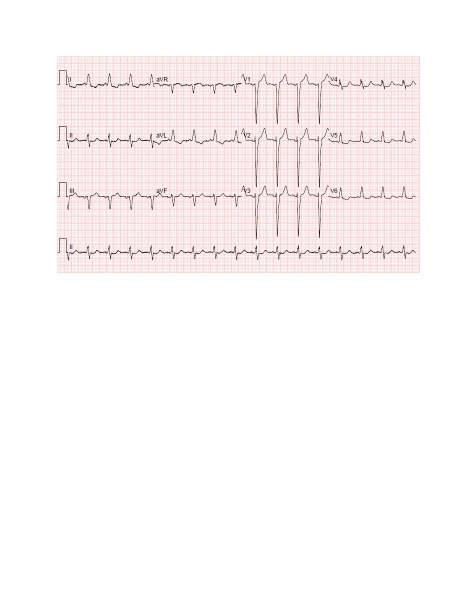
#> input picture data_v1/ECGImagesofCOVID-19Patients/Binder1_Page_017.jpg, 952 x 1232 px, given as the content of the folder data_v2/NormalPersonECGImages/, which was not available (shown at 1/2 size)
$ jupyter execute --allow-errors Iftah_ECG_to_time_series.ipynb   (text cells are left out)
#> lines starting #> are read from the running program, lines starting #| are printed output that depends on the picture; after the words box and inside, x2 and y2 are one past the last pixel; in counts of white or black regions, pixels touching at a corner belong together; long printed decimals are rounded; pictures that were not available may be replaced by others from this repository, and a replacement may not be noted
[cell 1]
import pandas as pd
import numpy as np
import cv2
import matplotlib.pyplot as plt
import os.path, sys, re
from scipy.fft import fft, fftfreq

[cell 2]
def img_viewer(image_file_name,lead_dict,threshold):

    """
    This function loads the file specified in "image_file".
    It then plots the lead specified, and its fit
    """

    img_arr=cv2.imread(image_file_name)


    # These are the image limits in the array for each of the leads
    xlow = lead_dict["xlow"]
    xhigh = lead_dict["xhigh"]
    ylow = lead_dict["ylow"]
    yhigh = lead_dict["yhigh"]

    # this is the baseline of the lead
    baseline = lead_dict["baseline"]


    # read the image
    lead_arr = ((cv2.cvtColor(img_arr, cv2.COLOR_BGR2GRAY)[ylow:yhigh,xlow:xhigh][::-1,:].transpose() ))#).astype("int")
    lead_arr = lead_arr < threshold

    # average the location of the y value based on the number of "on = 1" pixel at each x value
    ysums = np.sum(lead_arr,axis=1)
    # array of indices with length of the y-axis, for each x-index
    indmat = ((np.arange(lead_arr.shape[1]))*np.ones(lead_arr.shape[0]).reshape(-1,1))

    # perform the average, and subtract the baseline
    # note that this can result in NaN for columns with 0 pixels on.
    # we take care of that later
    # here, we do not subtract the baseline, but rather plot it
    series_vals = np.sum(lead_arr*indmat,axis=1) / ysums #- baseline

    #fill in blanks using pd.series.fillna
    series_vals = pd.Series(series_vals)
    series_vals.fillna(method="ffill",inplace=True)
    series_vals.fillna(method="bfill",inplace=True)
    series_vals = series_vals.to_numpy()


    avg = np.mean(series_vals[(series_vals!=0) & (np.logical_not(np.isnan(series_vals))) ])
    print(avg)

    # plot the results
    plt.figure(figsize=(24,15))
    plt.scatter(np.arange(len(series_vals)),series_vals)
    plt.plot(np.arange(len(series_vals)),series_vals,"-r")
    plt.imshow(lead_arr.transpose(),cmap="gray",origin="lower")
#    plt.plot(np.arange(len(series_vals)),baseline*np.ones(len(series_vals)),"-y")

    plt.plot(np.arange(len(series_vals)),avg*np.ones(len(series_vals)),"-w")

    print(len(series_vals))

[cell 3]
def read_leads(image_file_name,lead_dict,threshold):
    """
    This function loads the file specified in "image_file".
    The 13 coordinates in lead_dicts are used to sparate the image into 13 separate images.
    The function applies a mask to each image, and returns a 1D numpy array for each sub-image.
    Each 1D array contains the average coordinates of the ECG lead.
    """
#> called with threshold = 30

    img_arr=cv2.imread(image_file_name)
#> img_arr is the input picture: shape (1232, 952, 3); mean B, G, R 247.4, 247.1, 251.7

    all_leads = np.array([])


    for lead in lead_dict:

        # These are the image limits in the array for each of the leads
        xlow = lead_dict[lead]["xlow"]
        xhigh = lead_dict[lead]["xhigh"]
        ylow = lead_dict[lead]["ylow"]
        yhigh = lead_dict[lead]["yhigh"]

        # this is the baseline of the lead
        baseline = lead_dict[lead]["baseline"]


        # read the image
        lead_arr = ((cv2.cvtColor(img_arr, cv2.COLOR_BGR2GRAY)[ylow:yhigh,xlow:xhigh][::-1,:].transpose() ))#).astype("int")
        lead_arr = lead_arr < threshold

        # average the location of the y value based on the number of "on = 1" pixel at each x value
        ysums = np.sum(lead_arr,axis=1)
        # array of indices with length of the y-axis, for each x-index
        indmat = ((np.arange(lead_arr.shape[1]))*np.ones(lead_arr.shape[0]).reshape(-1,1))

        # perform the average, and subtract the baseline
        # note that this can result in NaN for columns with 0 pixels on.

#        series_vals = np.sum(lead_arr*indmat,axis=1) / ysums - baseline

        # alternatively average all y-values and use the result as the baseline
        series_vals = np.sum(lead_arr*indmat,axis=1) / ysums

        #fill in blanks using pd.series.fillna
        series_vals = pd.Series(series_vals)
        series_vals.fillna(method="ffill",inplace=True)
        series_vals.fillna(method="bfill",inplace=True)
        series_vals = series_vals.to_numpy()

        avg = np.mean(series_vals[(series_vals!=0) & (np.logical_not(np.isnan(series_vals))) ])
        series_vals = series_vals - avg


        all_leads= np.concatenate((all_leads,series_vals))
#> this loop made 13 passes
#> avg on passes 1 to 12: 103, nan, nan, 126.5, nan, nan, nan, nan, nan, nan, nan, nan
#> pass 1, in read_leads, `lead_arr = ((cv2.cvtColor(img_arr, cv2.COLOR_BGR2GRAY)[ylow:yhigh,xlow..`:
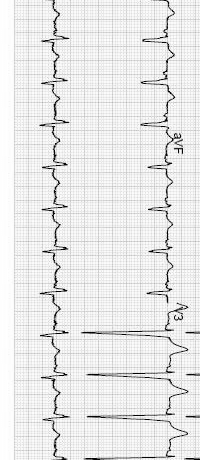
#> lead_arr: shape (460, 200); min 1, max 255, mean 231.4
#> pass 1, in read_leads, `lead_arr = lead_arr < threshold`:
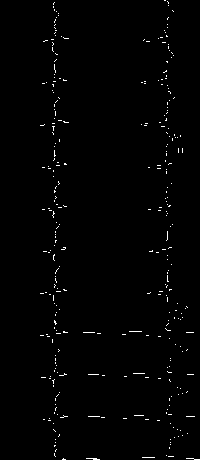
#> lead_arr: shape (460, 200) bool; 1% white in thin lines or dots, all inside (x1, y1, x2, y2) = (40, 0, 200, 460)


    return all_leads

[cell 4]
def read_leads_fft(image_file_name,lead_dict,threshold):
    """
    This function loads the file specified in "image_file".
    The 13 coordinates in lead_dicts are used to sparate the image into 13 separate images.
    The function applies a mask to each image, and returns a 1D numpy array for each sub-image.
    Each 1D array contains the average coordinates of the ECG lead.
    """

    img_arr=cv2.imread(image_file_name)

    all_leads = np.array([])


    for lead in lead_dict:

        # These are the image limits in the array for each of the leads
        xlow = lead_dict[lead]["xlow"]
        xhigh = lead_dict[lead]["xhigh"]
        ylow = lead_dict[lead]["ylow"]
        yhigh = lead_dict[lead]["yhigh"]

        # this is the baseline of the lead
        baseline = lead_dict[lead]["baseline"]


        # read the image
        lead_arr = ((cv2.cvtColor(img_arr, cv2.COLOR_BGR2GRAY)[ylow:yhigh,xlow:xhigh][::-1,:].transpose() ))#).astype("int")
        lead_arr = lead_arr < threshold

        # average the location of the y value based on the number of "on = 1" pixel at each x value
        ysums = np.sum(lead_arr,axis=1)
        # array of indices with length of the y-axis, for each x-index
        indmat = ((np.arange(lead_arr.shape[1]))*np.ones(lead_arr.shape[0]).reshape(-1,1))

        # perform the average, and subtract the baseline
        # note that this can result in NaN for columns with 0 pixels on.

#        series_vals = np.sum(lead_arr*indmat,axis=1) / ysums - baseline

        # alternatively average all y-values and use the result as the baseline
        series_vals = np.sum(lead_arr*indmat,axis=1) / ysums


        #fill in blanks using pd.series.fillna
        series_vals = pd.Series(series_vals)
        series_vals.fillna(method="ffill",inplace=True)
        series_vals.fillna(method="bfill",inplace=True)
        series_vals = series_vals.to_numpy()


        avg = np.mean(series_vals[(series_vals!=0) & (np.logical_not(np.isnan(series_vals))) ])
        series_vals = series_vals - avg

        series_vals = np.abs(fft(series_vals))

        all_leads= np.concatenate((all_leads,series_vals))


    return all_leads

[cell 5]
# This is the dictionary for the leads in the regular format.
# The baseline input is not used at the moment. Instead, the average pixel height is used.

lead_dict_format1 = {"lead_I":{"ylow":360,"yhigh":560,"xlow":180,"xhigh":640,"baseline":96},
                    "lead_II":{"ylow":660,"yhigh":860,"xlow":180,"xhigh":640,"baseline":96},
                    "lead_III":{"ylow":960,"yhigh":1160,"xlow":180,"xhigh":640,"baseline":93},
                    "lead_aVR":{"ylow":360,"yhigh":560,"xlow":700,"xhigh":1130,"baseline":96},
                    "lead_aVL":{"ylow":660,"yhigh":860,"xlow":700,"xhigh":1130,"baseline":96},
                    "lead_aVF":{"ylow":960,"yhigh":1160,"xlow":700,"xhigh":1130,"baseline":93},
                    "lead_V1":{"ylow":360,"yhigh":560,"xlow":1170,"xhigh":1620,"baseline":96},
                    "lead_V2":{"ylow":660,"yhigh":860,"xlow":1170,"xhigh":1620,"baseline":96},
                    "lead_V3":{"ylow":960,"yhigh":1160,"xlow":1170,"xhigh":1620,"baseline":93},

                    "lead_V4":{"ylow":360,"yhigh":560,"xlow":1660,"xhigh":2120,"baseline":96},
                    "lead_V5":{"ylow":660,"yhigh":860,"xlow":1660,"xhigh":2120,"baseline":96},
                    "lead_V6":{"ylow":960,"yhigh":1160,"xlow":1660,"xhigh":2120,"baseline":93},
                    "lead_long":{"ylow":1260,"yhigh":1460,"xlow":180,"xhigh":2120,"baseline":93},
                   }

# The threshold for filtering noise and the milimetric sheet grid in the regular format
threshold_format1 = 30

[cell 6]
2120-180

[cell 7]
# The list of directories for the 5 different ECG categories
data_dirs = ["data_v1/","data_v2/"]

path_NormalPersonECGImages = "NormalPersonECGImages/"
path_ECGImagesofPatientthathaveabnormalheartbeats = "ECGImagesofPatientthathaveabnormalheartbeats/"
path_ECGImagesofPatientthathaveHistoryofMI = "ECGImagesofPatientthathaveHistoryofMI/"
path_ECGImagesofMyocardialInfarctionPatients = "ECGImagesofMyocardialInfarctionPatients/"
path_ECGImagesofCOVID19Patients = "ECGImagesofCOVID-19Patients/"

[cell 8]
[(i,j,i+j) for i in range(1,3) for j in range(i,5)]

[cell 9]
# This function accepts a list of ECG image file paths and reutrns the feature array of all leads for each image
def get_results(path_list):
    results = []
    for file_name in path_list:
        results.append(read_leads(file_name,lead_dict_format1,threshold_format1) )
    results = (np.column_stack(results)).transpose()

    return results

[cell 10]
# This function accepts a list of ECG image file paths and reutrns the feature array of all leads for each image
def get_results_fft(path_list):
    results = []
    for file_name in path_list:
        results.append(read_leads_fft(file_name,lead_dict_format1,threshold_format1) )
    results = (np.column_stack(results)).transpose()

    return results

[cell 11]
NormalPersonECGImages1 = sorted(
    #[data_dirs[0] +path_NormalPersonECGImages+file for file in os.listdir(data_dirs[0] + path_NormalPersonECGImages)]
    #+
    [data_dirs[1] +path_NormalPersonECGImages+file for file in os.listdir(data_dirs[1] + path_NormalPersonECGImages)]
)

[cell 12]
ECGImagesofPatientthathaveabnormalheartbeats1 = sorted(
#         [data_dirs[0] + path_ECGImagesofPatientthathaveabnormalheartbeats+file
#         for file in os.listdir(data_dirs[0] + path_ECGImagesofPatientthathaveabnormalheartbeats)
#         if int(file.replace("_",".").split(".")[1])<400]
#
#    +
    [data_dirs[1] + path_ECGImagesofPatientthathaveabnormalheartbeats+file
         for file in os.listdir(data_dirs[1] + path_ECGImagesofPatientthathaveabnormalheartbeats)]
)

[cell 13]
ECGImagesofPatientthathaveHistoryofMI1 = sorted(
#    [data_dirs[0] + path_ECGImagesofPatientthathaveHistoryofMI+file
#    for file in os.listdir(data_dirs[0] + path_ECGImagesofPatientthathaveHistoryofMI)
#    if int(file.replace("_",".").split(".")[1])<113]

#+
    [data_dirs[1] + path_ECGImagesofPatientthathaveHistoryofMI+file
    for file in os.listdir(data_dirs[1] + path_ECGImagesofPatientthathaveHistoryofMI)]

)

[cell 14]
ECGImagesofMyocardialInfarctionPatients1 = sorted(
#    [data_dirs[0] + path_ECGImagesofMyocardialInfarctionPatients+file
#    for file in os.listdir(data_dirs[0] + path_ECGImagesofMyocardialInfarctionPatients)
#    if int(file.replace("_",".").split(".")[1])<37]

#+
    [data_dirs[1] + path_ECGImagesofMyocardialInfarctionPatients+file
    for file in os.listdir(data_dirs[1] + path_ECGImagesofMyocardialInfarctionPatients)]


)

[cell 15]
format1_categories = [NormalPersonECGImages1, ECGImagesofPatientthathaveabnormalheartbeats1,
                      ECGImagesofPatientthathaveHistoryofMI1,ECGImagesofMyocardialInfarctionPatients1]

[cell 16]
# Number of samples in format1 for each category
print(
    len(NormalPersonECGImages1),
    len(ECGImagesofPatientthathaveabnormalheartbeats1),
    len(ECGImagesofPatientthathaveHistoryofMI1),
    len(ECGImagesofMyocardialInfarctionPatients1)
)

#> (a cell that did not finish here is left out)

[cell 18]
res_all = []
for category_ind, category in enumerate(format1_categories[:]):
    res = get_results(category)
    res = np.concatenate((res,category_ind*np.ones(res.shape[0]).reshape(-1,1)),axis=1)
    res_all.append(res)

[cell 19]
res_all_fft = []
#> res_all_fft = []
#> (the rest of this cell did not finish here and is left out)

#> the loop in read_leads_fft, `for lead in lead_dict:` made 7 passes
    res = np.concatenate((res,category_ind*np.ones(res.shape[0]).reshape(-1,1)),axis=1)
    res_all_fft.append(res)

#> (a cell that did not finish here is left out)

#> (a cell that did not finish here is left out)

#> (a cell that did not finish here is left out)

#> (a cell that did not finish here is left out)

[cell 24]
# here you can plug in any ECG image file
img1 = img_viewer("data_v2/NormalPersonECGImages/Normal_5.jpg",
           lead_dict_format1["lead_I"],
           threshold_format1 )
#> in img_viewer, `ysums = np.sum(lead_arr,axis=1)`: ysums = 460 values, max 25 at index 332, min 0 at index 8, mean 2
#> in img_viewer, `series_vals = series_vals.to_numpy()`: series_vals = 460 values, max 187 at index 307, min 48 at index 166, mean 103
#> in img_viewer, `avg = np.mean(series_vals[(series_vals!=0) & (np.logical_not(np.isnan(..`: avg = 103
#| 103.024
#| 460
plt.savefig("img1")
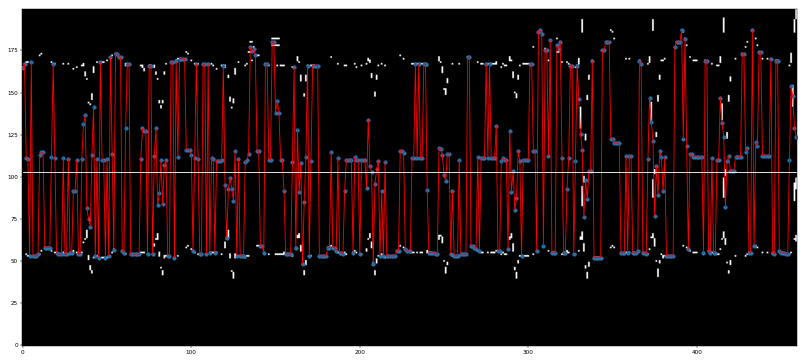
#> figure drawn by matplotlib, 1 panel

[cell 25]
# lead_I":{"ylow":360,"yhigh":560,"xlow":180,"xhigh":640,"baseline":96
plt.figure(figsize=(24,15))

plt.imshow(
cv2.cvtColor( cv2.imread("data_v2/NormalPersonECGImages/Normal_5.jpg")  , cv2.COLOR_BGR2GRAY)[360:560,180:640]
,cmap="gray"

)
plt.savefig("img2")
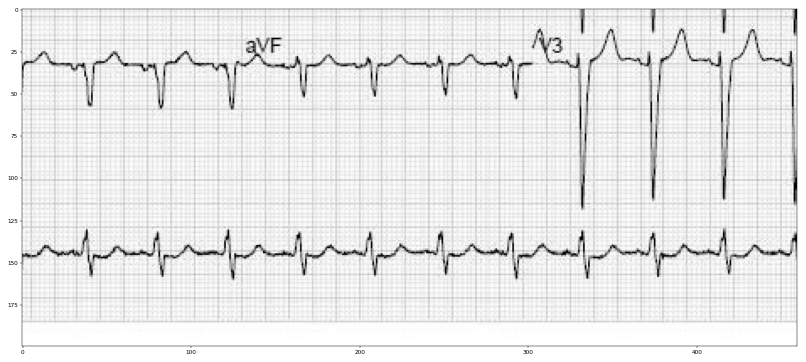
#> figure drawn by matplotlib, 1 panel
